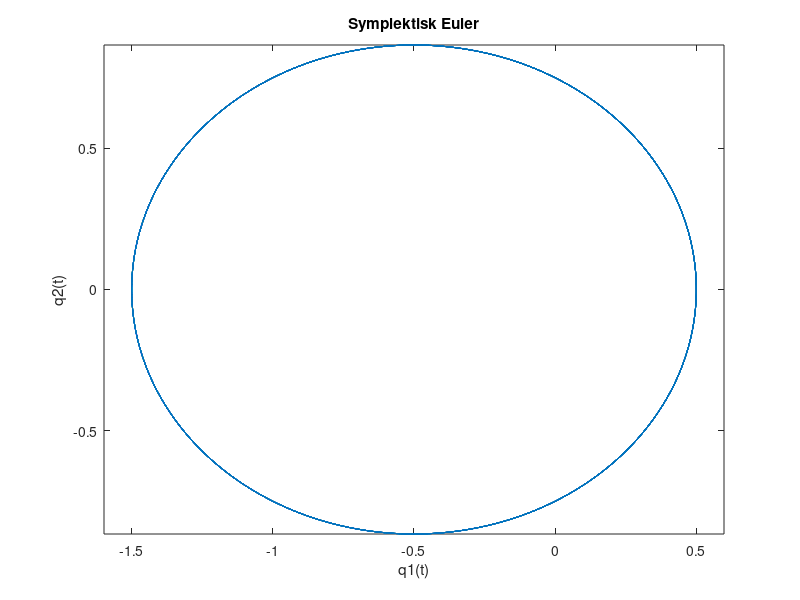

Write the MATLAB code that produced this figure. (Note: this script raises an error after producing the figure.)
close all
% Set step size, number of iterations and tolerance
h = 0.001; 
n = 90000; 
tol = 1e-10;

% Initialize u matrix with zeros
u = zeros(4,n);


% Set initial values for variables
a=0.5;
u(:,1)=[1-a; 0; 0; sqrt((1+a)/(1-a))];

f = @(q1,q2,p1,p2,q3,q4,p3,p4) [1/2*(h*p1+h*p3); 1/2*(h*p2+h*p4);h*(-1/2*(q1+q3)/((1/2*(q1+q3))^2 +(1/2*(q2+q4))^2)^(3/2));h*(-1/2*(q2+q4)/((1/2*(q1+q3))^2 +(1/2*(q2+q4))^2)^(3/2))];
for i=2:n
    w = u(:,i-1);
    while max(abs(u(:,i-1) + f(w(1),w(2),w(3),w(4),u(1,i-1),u(2,i-1),u(3,i-1),u(4,i-1))-w))> tol
    
    w = u(:,i-1) + f(w(1),w(2),w(3),w(4),u(1,i-1),u(2,i-1),u(3,i-1),u(4,i-1));
    end
   u(:,i)=w;
end

q1=u(1,:);
q2=u(2,:);
plot(q1,q2)
title('Symplektisk Euler')
xlabel('q1(t)')
ylabel('q2(t)')

axis equal

energi(u,h,n)